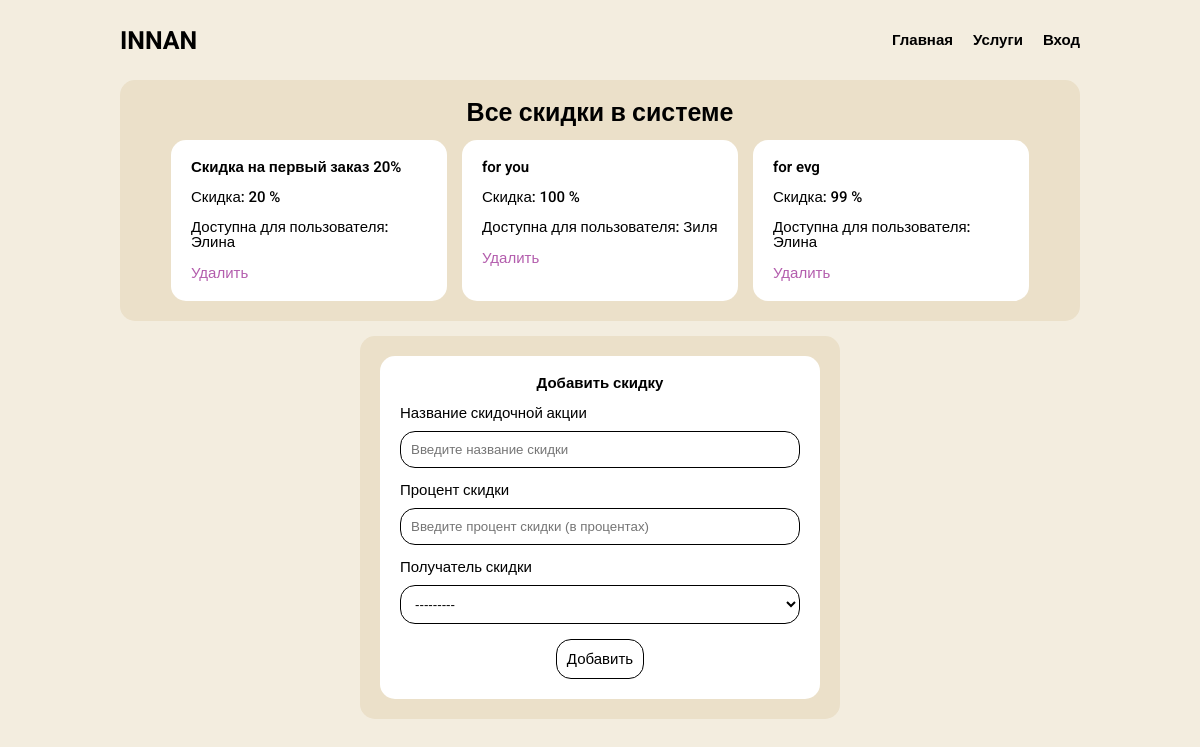
The page /appointments/sale_add/ on the database its author committed.
### appointments/models.py (models this page shows)
class Sale(models.Model):
    name = models.CharField(max_length=256)
    percent = models.IntegerField(default=0)
    user = models.ForeignKey(User, on_delete=models.CASCADE)

### users/models.py (models this page shows)
class User(AbstractUser):
    image = models.ImageField(upload_to='users_images', blank=True, null=True)
    phone = models.CharField(max_length=20, blank=True, null=True)

### appointments/views.py (the view)
# urls.py: path('sale_add/', sale_add, name='sale_add'),
def sale_add(request):
    if request.method == 'POST':
        form = SaleForm(data=request.POST, files=request.FILES)
        if form.is_valid():
            form.save()
            return HttpResponseRedirect(request.META.get('HTTP_REFERER'))
    else:
        form = SaleForm()
    sales = Sale.objects.all()
    context = {
        'title': 'Скидки',
        'sales': sales,
        'form': form
    }
    return render(request, 'appointments/sale_add.html', context)

### appointments/forms.py
class SaleForm(forms.ModelForm):
    name = forms.CharField(widget=forms.TextInput(
        attrs={
            'class': 'input-form',
            'placeholder': 'Введите название скидки'
        }
    ))
    percent = forms.IntegerField(widget=forms.NumberInput(
        attrs={
            'class': 'input-form',
            'placeholder': 'Введите процент скидки (в процентах)'
        }
    ))
    user = forms.ModelChoiceField(widget=forms.Select(
        attrs={
            'class': 'input-form',
            'placeholder': 'Выберите дату'
        }
    ), queryset=User.objects.filter(is_superuser=False))
    class Meta:
        model = Sale
        fields = ('name', 'percent', 'user')

### appointments/templates/appointments/sale_add.html (shortened to what this page needs)
{% extends 'salon/base.html' %}
{% load static %}
{% block css %}
    <link rel="stylesheet" href="{% static 'css/sale_add.css' %}">
{% endblock %}
{% block main %}
    <section class="sale-container">
        <h1 class="sale-title">Все скидки в системе</h1>
        <div class="sale-list">
            {% if sales %}
                {% for sale in sales %}
                    <div class="sale-item">
                        <p class="sale-name">{{ sale.name }}</p>
                        <p class="sale-percent">Скидка: {{ sale.percent }} %</p>
                        <p class="sale-user">Доступна для пользователя: {{ sale.user.first_name }} {{ sale.user.second_name }}</p>
                        <a href="" class="link-delete">Удалить</a>
                    </div>
                {% endfor %}
            {% else %}
                <p class="message">В системе нет скидок</p>
            {% endif %}
        </div>
    </section>
    <section class="sale-add-container">
           <form action="{% url 'appointments:sale_add' %}" method="post" class="form">
               <h2 class="form-title">Добавить скидку</h2>
                <div class="form-block">
                    <label for="{{ form.name.id_for_label }}" class="label-form">Название скидочной акции</label>
                    {{ form.name }}
                </div>
                <div class="form-block">
                    <label for="{{ form.percent.id_for_label }}" class="label-form">Процент скидки</label>
                    {{ form.percent }}
                </div>
                <div class="form-block">
                    <label for="{{ form.user.id_for_label }}" class="label-form">Получатель скидки</label>
                    {{ form.user }}
                </div>
                <div class="form-block-btn">
                    <button type="submit" class="btn-form">Добавить</button>
                </div>
            </form>
        </section>
{% endblock %}

### static/css/base.css (style rules this page uses)
body { background-color: #F3EDDF; }

### static/css/sale_add.css (style rules this page uses)
.sale-container { width: 100%; background-color: #EBE0C9; padding: 20px; box-sizing: border-box; border-radius: 15px; display: flex; justify-content: center; flex-wrap: wrap; }
.sale-add-container { width: 50%; background-color: #EBE0C9; padding: 20px; box-sizing: border-box; border-radius: 15px; display: flex; justify-content: center; flex-wrap: wrap; margin: 15px auto; }
.sale-title { width: 100%; display: flex; justify-content: center; font-family: "Roboto", sans-serif; font-weight: 600; font-size: 25px; margin: 0 0 15px; }
.form-title { width: 100%; display: flex; justify-content: center; font-family: "Roboto", sans-serif; font-weight: 600; font-size: 15px; margin: 0 0 15px; }
.sale-list { width: 100%; display: flex; justify-content: center; flex-wrap: wrap; gap: 15px; }
.sale-item { width: 30%; background-color: #ffffff; padding: 20px; box-sizing: border-box; border-radius: 15px; }
.sale-name { font-family: "Roboto", sans-serif; font-weight: 600; font-size: 15px; margin: 0 0 15px; }
.sale-percent, .sale-user { font-family: "Roboto", sans-serif; font-weight: 500; font-size: 15px; margin: 0 0 15px; }
.link-delete { font-family: "Roboto", sans-serif; font-weight: 500; font-size: 15px; opacity: .7; transition: .3s; color: #941A8B; text-decoration: none; }
.form { width: 100%; background-color: #ffffff; display: flex; justify-content: center; flex-wrap: wrap; padding: 20px; box-sizing: border-box; border-radius: 15px; }
.form-block { width: 100%; display: flex; justify-content: start; flex-wrap: wrap; margin: 0 0 15px; }
.label-form { width: 100%; color: #000000; font-family: "Roboto", sans-serif; font-size: 15px; font-weight: 500; margin: 0 0 10px; }
.input-form { width: 100%; padding: 10px; border-radius: 15px; background-color: #ffffff; border: 1px solid #000000; }
.btn-form { background-color: #ffffff; padding: 10px; border: 1px solid #000000; font-family: "Roboto", sans-serif; font-size: 15px; font-weight: 500; border-radius: 15px; cursor: pointer; transition: .3s; }
.form-block-btn { width: 100%; display: flex; justify-content: center; }

### rows shown on the page
Sale: name "Скидка на первый заказ 20%", percent "20", user.first_name "Элина"
Sale: name "for you", percent "100", user.first_name "Зиля"
Sale: name "for evg", percent "99", user.first_name "Элина"
